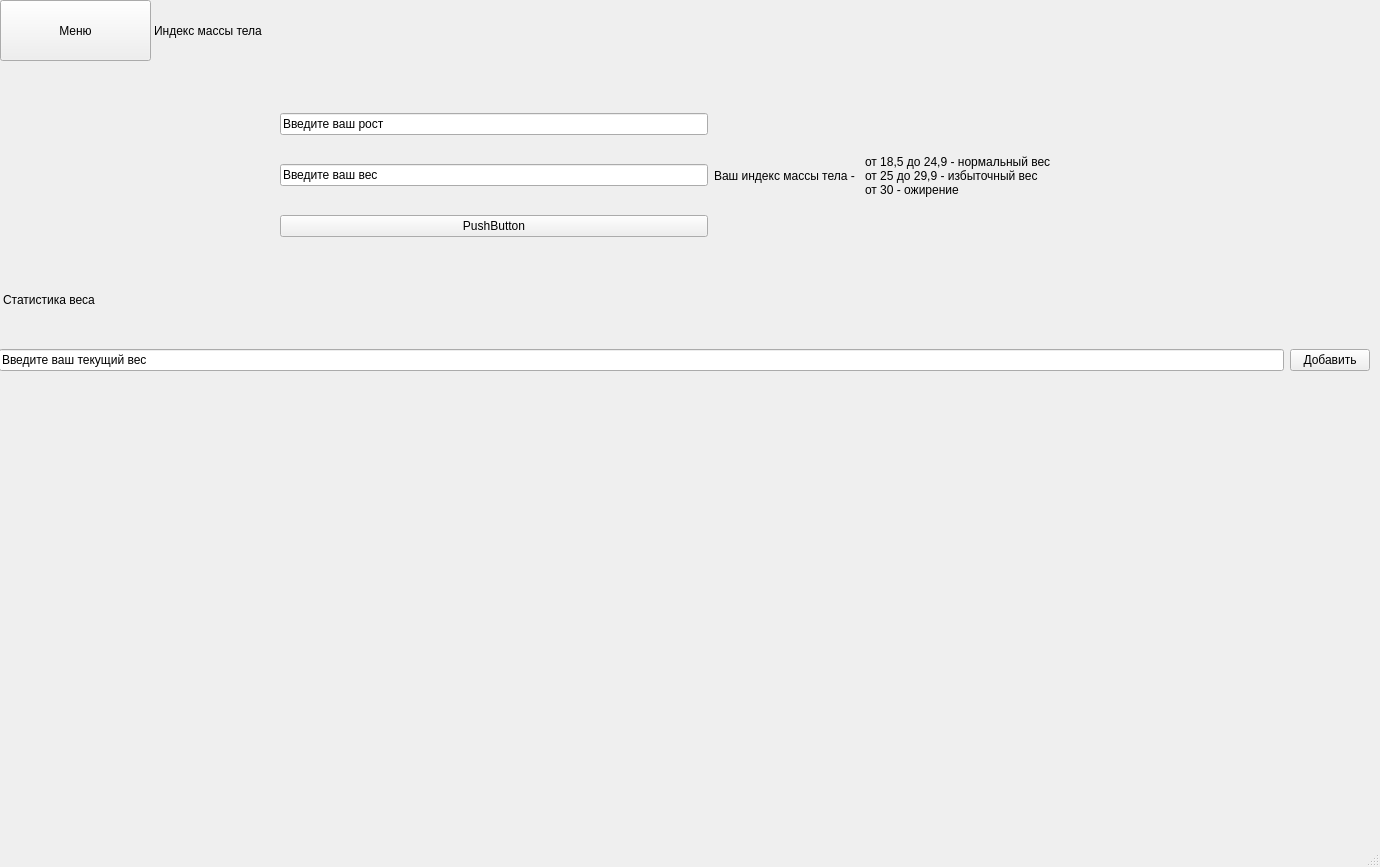
<?xml version="1.0" encoding="UTF-8"?>
<ui version="4.0">
 <class>MainWindow</class>
 <widget class="QMainWindow" name="MainWindow">
  <property name="geometry">
   <rect>
    <x>0</x>
    <y>0</y>
    <width>1380</width>
    <height>867</height>
   </rect>
  </property>
  <property name="windowTitle">
   <string>MainWindow</string>
  </property>
  <widget class="QWidget" name="centralwidget">
   <widget class="QWidget" name="IMT_widget" native="true">
    <property name="geometry">
     <rect>
      <x>0</x>
      <y>0</y>
      <width>1371</width>
      <height>271</height>
     </rect>
    </property>
    <widget class="QPushButton" name="menu_button">
     <property name="geometry">
      <rect>
       <x>0</x>
       <y>0</y>
       <width>151</width>
       <height>61</height>
      </rect>
     </property>
     <property name="text">
      <string>Меню</string>
     </property>
    </widget>
    <widget class="QLabel" name="Tittle_IMT_label">
     <property name="geometry">
      <rect>
       <x>154</x>
       <y>10</y>
       <width>1211</width>
       <height>41</height>
      </rect>
     </property>
     <property name="text">
      <string>Индекс массы тела</string>
     </property>
    </widget>
    <widget class="QWidget" name="horizontalLayoutWidget">
     <property name="geometry">
      <rect>
       <x>280</x>
       <y>90</y>
       <width>771</width>
       <height>171</height>
      </rect>
     </property>
     <layout class="QHBoxLayout" name="horizontalLayout">
      <item>
       <layout class="QVBoxLayout" name="verticalLayout">
        <item>
         <widget class="QLineEdit" name="height_line_edit">
          <property name="text">
           <string>Введите ваш рост</string>
          </property>
         </widget>
        </item>
        <item>
         <widget class="QLineEdit" name="weight_line_edit">
          <property name="text">
           <string>Введите ваш вес</string>
          </property>
         </widget>
        </item>
        <item>
         <widget class="QPushButton" name="IMT_count_button">
          <property name="text">
           <string>PushButton</string>
          </property>
         </widget>
        </item>
       </layout>
      </item>
      <item>
       <widget class="QLabel" name="label">
        <property name="text">
         <string>Ваш индекс массы тела - </string>
        </property>
       </widget>
      </item>
      <item>
       <widget class="QLabel" name="label_2">
        <property name="text">
         <string>от 18,5 до 24,9 - нормальный вес
от 25 до 29,9 - избыточный вес
от 30 - ожирение</string>
        </property>
       </widget>
      </item>
     </layout>
    </widget>
   </widget>
   <widget class="QWidget" name="user_height_statistic" native="true">
    <property name="geometry">
     <rect>
      <x>-1</x>
      <y>270</y>
      <width>1371</width>
      <height>581</height>
     </rect>
    </property>
    <widget class="QLabel" name="label_3">
     <property name="geometry">
      <rect>
       <x>4</x>
       <y>9</y>
       <width>1361</width>
       <height>41</height>
      </rect>
     </property>
     <property name="text">
      <string>Статистика веса</string>
     </property>
    </widget>
    <widget class="QWidget" name="horizontalLayoutWidget_2">
     <property name="geometry">
      <rect>
       <x>0</x>
       <y>50</y>
       <width>1371</width>
       <height>80</height>
      </rect>
     </property>
     <layout class="QHBoxLayout" name="horizontalLayout_2">
      <item>
       <widget class="QLineEdit" name="user_new_height_line_edit">
        <property name="text">
         <string>Введите ваш текущий вес</string>
        </property>
       </widget>
      </item>
      <item>
       <widget class="QPushButton" name="user_new_height_save_button">
        <property name="text">
         <string>Добавить</string>
        </property>
       </widget>
      </item>
     </layout>
    </widget>
    <widget class="QWidget" name="weight_ghraphic_widget" native="true">
     <property name="geometry">
      <rect>
       <x>9</x>
       <y>139</y>
       <width>1361</width>
       <height>441</height>
      </rect>
     </property>
    </widget>
   </widget>
  </widget>
  <widget class="QStatusBar" name="statusbar"/>
 </widget>
 <resources/>
 <connections/>
</ui>
